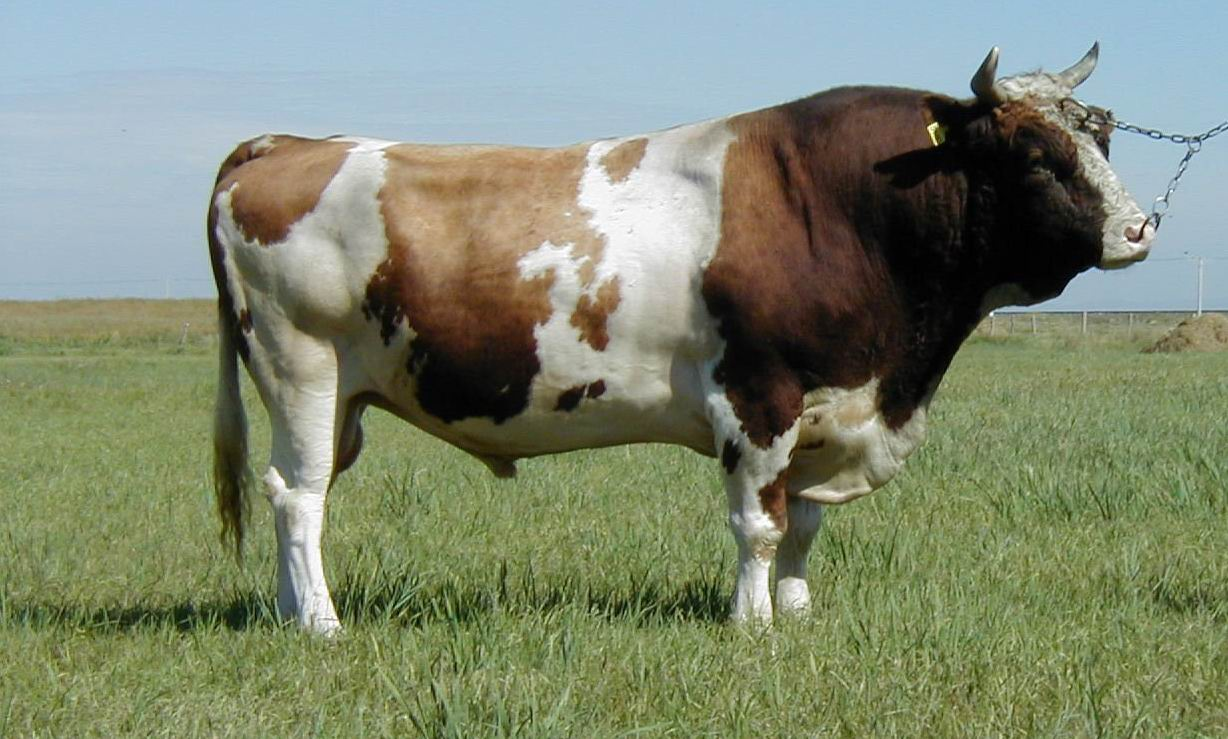
#> input picture yqj/week5/bull.jpg, 1228 x 739 px
$ python hw211013.py
#> lines starting #> are read from the running program, lines starting #| are printed output that depends on the picture; after the words box and inside, x2 and y2 are one past the last pixel; in counts of white or black regions, pixels touching at a corner belong together
import numpy as np
import cv2
import os

os.chdir("E:\\学校\\硬件\\week5")

# 作业1：读取并显示彩色图片
img = cv2.imread("bull.jpg")
#> img is the input picture: shape (739, 1228, 3); mean B, G, R 111.9, 135.4, 126.7
# 路径中存在中文会报错
cv2.imshow("image1",img)

# 作业2：画布左上角画9个绿色矩形

for row in range(0,3):
    for col in range(0,3):
        x1 = 2+row*60
        y1 = 2+col*60
        x2 = x1+50
        y2 = y1+50
        cv2.rectangle(img,(x1,y1),(x2,y2),(0,255,0),3)
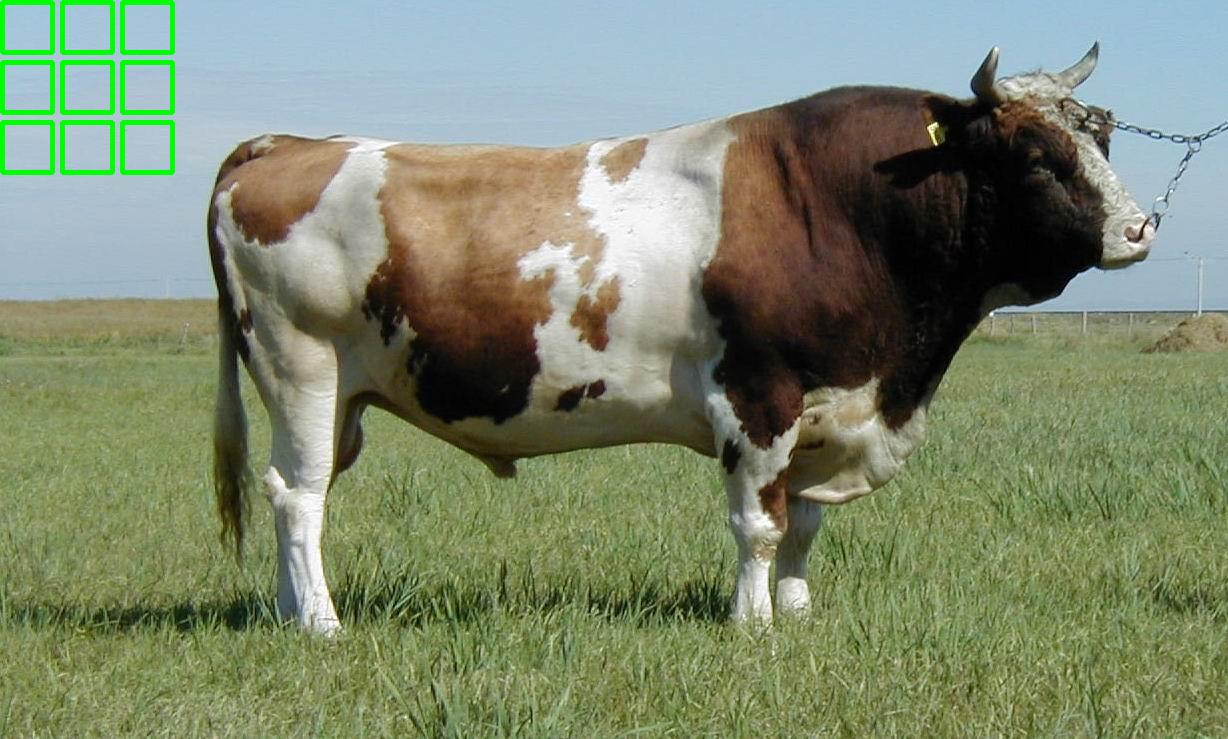
#> img: shape (739, 1228, 3); 0.98% of pixels changed, all inside (x1, y1, x2, y2) = (0, 0, 175, 175)

# 颜色通道顺序BGR，(x1,y1)和(x2,y2)分别是矩形的左上角和右上角，
# 画布的左上角是原点，横轴x纵轴y，详见：
# https://blog.csdn.net/sinat_41104353/article/details/85171185

cv2.imshow("image2",img)
cv2.waitKey(0)
cv2.imwrite('pic211013.png',img)
cv2.destroyAllWindows()
